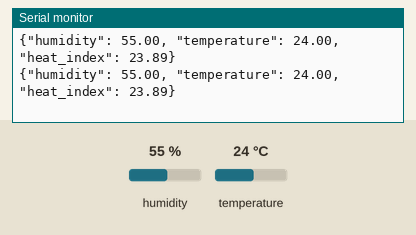
A sketch run on a simulated Arduino Uno, built with avr-gcc and run on an emulated ATmega328P. Shown: the last lines printed to the serial monitor. Inputs (shaded band) come from the test bench; at power-on: humidity 55 %, temperature 24 °C.

Above: at 10.8 s.
10.9 s: humidity set to 22 %
At 15.6 s:
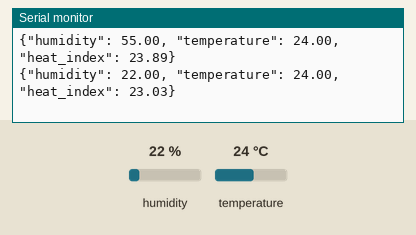
18.4 s: temperature set to 12 °C
At 21.6 s:
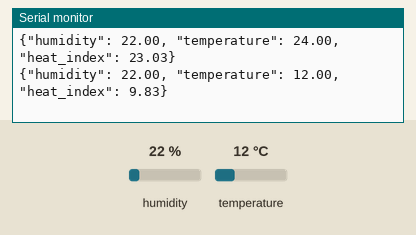
25.9 s: humidity set to 40 %
At 31.0 s:
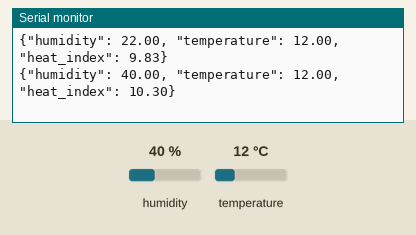
Timing chart, 0 to 32.5 s (numbered marks = the images above; inputs shaded):
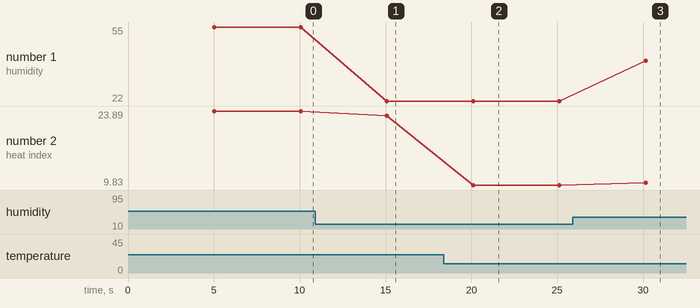

Measured:
- after the input at 10.9 s, the serial monitor: prints a new line after 4.2 s (image 1)
- after the input at 18.4 s, the serial monitor: prints a new line after 1.7 s (image 2)
- after the input at 25.9 s, the serial monitor: prints a new line after 4.2 s (image 3)
- plotted number 1: 55 → 22 after the input at 10.9 s, 22 → 40 after the input at 25.9 s
- plotted number 2: 23.89 → 23.03 after the input at 10.9 s, 23.03 → 9.83 after the input at 18.4 s, 9.83 → 10.3 after the input at 25.9 s

The sketch:

DHT11.ino
```cpp
#include "DHT.h"

#define DHTPIN 2         // Digital pin connected to the DHT sensor
#define DHTTYPE DHT11    // DHT 11

DHT dht(DHTPIN, DHTTYPE);

void setup() {
  Serial.begin(9600);
  // Serial.println(F("DHT11 - Celsius Only"));
  dht.begin();
}

void loop() {
  delay(5000); // Wait between measurements

  float h = dht.readHumidity();
  float t = dht.readTemperature(); // Temperature in °C

  if (isnan(h) || isnan(t)) {
    Serial.println(F("Failed to read from DHT sensor!"));
    return;
  }

  float hic = dht.computeHeatIndex(t, h, false); // Heat index in °C

  // Serial.print(F("Humidity: "));
  // Serial.print(h);
  // Serial.print(F("%  Temperature: "));
  // Serial.print(t);
  // Serial.print(F("°C  Heat index: "));
  // Serial.print(hic);
  // Serial.println(F("°C"));

  String json = "{";
  json += "\"humidity\": ";  // Key for humidity
  json += h;                 // Value of humidity
  json += ", \"temperature\": ";  // Key for temperature
  json += t;                 // Value of temperature
  json += ", \"heat_index\": ";  // Key for heat index
  json += hic;               // Value of heat index
  json += "}";

  Serial.println(json);
}
```
